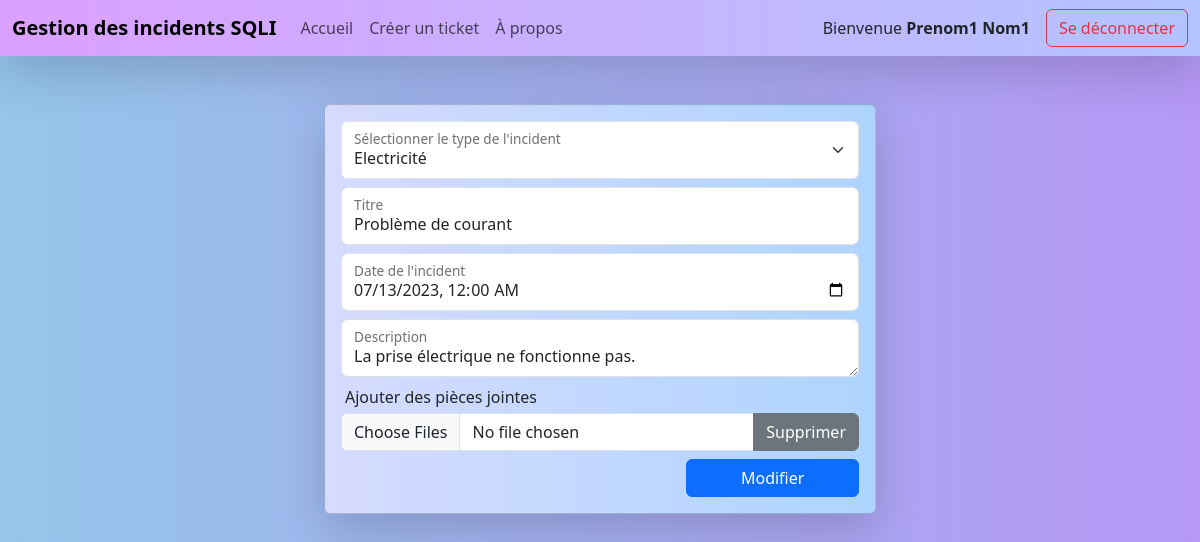
Screenshot of /src/views/Collaborateur/modifierIncident.php?id=1 (signed in) with the database file from the repository.
### tables this page shows
CREATE TABLE incidents (
    id INTEGER PRIMARY KEY AUTO_INCREMENT,
    type VARCHAR(50) NOT NULL,
    titre VARCHAR(255) NOT NULL,
    description TEXT,
    date DATETIME NOT NULL,
    id_collaborateur INTEGER NOT NULL,
    id_technicien INTEGER,
    statut ENUM('En attente', 'En cours', 'Traité', 'Fermé'),
    last_message_sender ENUM('collaborateur', 'technicien'),
    last_message_was_seen bool DEFAULT false,
    FOREIGN KEY (id_collaborateur) REFERENCES utilisateurs(id),
    FOREIGN KEY (id_technicien) REFERENCES utilisateurs(id)
);

### src/controllers/IncidentController.php (called while the page is built, shortened)
<?php
global $db;
require_once $_SERVER["DOCUMENT_ROOT"] . '/src/models/Incident.php';
class IncidentController {
    public $incidentModel;
    public function __construct($id=null) {
        if (!is_null($id)) {
            $this->incidentModel = new Incident($id);
            $this->checkIncidentExists();
        } else {
            $this->incidentModel = new Incident();
        }
    }
    public function checkIncidentExists() {
        global $viewsPath2;
        if ($this->incidentModel->setIncidentInfo())
            return true;
        else {
            if (isset($viewsPath2))
                header("Location: $viewsPath2" . "error.php?error=2");
            else
                header('Location: ../views/error.php?error=2');
            exit();
        }
    }
}

### src/models/Incident.php (called while the page is built, shortened)
<?php
require_once $_SERVER["DOCUMENT_ROOT"] . '/src/config/dbconfig.php';
class Incident {
    protected $id;
    protected $type;
    protected $titre;
    protected $description;
    protected $date;
    public function __construct($id=null) {
        if (! is_null($id)) {
            $this->id = $id;
        }
    }
    public function setIncidentInfo() {
        global $db;
        $stmt = $db->prepare('SELECT * FROM incidents WHERE id = ?');
        $stmt->execute([$this->getID()]);
        $row = $stmt->fetch(PDO::FETCH_ASSOC);
        if ($stmt->rowCount() != 0) {
            $this->type = $row["type"];
            $this->titre = $row["titre"];
            $this->description = $row["description"];
            $this->date = $row["date"];
            return true;
        }
        else {
            return false;
        }
    }
    public function getID()
    {
        return $this->id;
    }
    public function getType()
    {
        return $this->type;
    }
    public function getTitre()
    {
        return $this->titre;
    }
    public function getDescription()
    {
        return $this->description;
    }
    public function getDate()
    {
        return $this->date;
    }
}

### src/views/Collaborateur/modifierIncident.php (the view, shortened to what this page needs)
<?php
$viewsPath2 = '../';
require '../../controllers/IncidentController.php';
if (isset($_GET["id"])) {
    $incidentID = $_GET['id'];
    $controller = new IncidentController($incidentID);
    $titre = $controller->incidentModel->getTitre();
    $type = $controller->incidentModel->getType();
    $date = $controller->incidentModel->getDate();
    $description = $controller->incidentModel->getDescription();
}
else {
    header('Location: ../error.php?error=3');
    exit();
}
?>
<!doctype html>
<html lang="en">
<head>
    <link href="https://cdn.jsdelivr.net/npm/bootstrap@5.3.0/dist/css/bootstrap.min.css" rel="stylesheet">
    <link rel="stylesheet" href="../../css/backgroundStyle.css">
</head>
<body>
    <?php include 'navbarCollaborateur.php'; ?>
    <div class="container-fluid mt-5 ps-sm-5 pe-sm-5">
        <div class="card shadow-lg col-sm-10 col-lg-6 mx-auto">
            <div class="card-body">
                <form method="POST" enctype="multipart/form-data" action="../../controllers/IncidentController.php?action=edit&id=<?php echo $incidentID; ?>">
                    <div class="form-floating mb-2">
                        <select class="form-select" id="selectType" name="type">
                            <option value="Electricité" <?php echo $type == 'Electricité' ? 'selected' : ''; ?>>Electricité</option>
                        </select>
                        <label for="selectType">Sélectionner le type de l'incident</label>
                    </div>
                    <div class="form-floating mb-2">
                        <input required type="text" class="form-control" id="titre" placeholder="Titre de l'incident" name="titre" value="<?php echo $titre; ?>" >
                        <label for="titre">Titre</label>
                    </div>
                    <div class="form-floating mb-2">
                        <input required type="datetime-local" class="form-control" id="date" name="date" <?php echo "value='$date'"; ?>>
                        <label for="date">Date de l'incident</label>
                    </div>
                    <div class="form-floating mb-2">
                        <textarea required class="form-control" id="description" name="description" placeholder="Donner plus de détails sur l'incident"><?php echo $description; ?></textarea>
                        <label for="description">Description</label>
                    </div>
                    <div class="mb-2">
                        <label for="formFileMultiple" class="ps-1 pb-1">Ajouter des pièces jointes</label>
                        <div class="input-group">
                            <input type="file" id="fileInput" class="form-control" name="file[]" multiple>
                            <button class="btn btn-secondary" type="button" id="resetButton">Supprimer</button>
                        </div>
                    </div>
                    <button type="submit" class="btn btn-primary col-sm-4 float-end">Modifier</button>
                </form>
            </div>
        </div>
    </div>
</body>
</html>

### src/css/backgroundStyle.css (style rules this page uses)
body { background: hsla(259, 84%, 78%, 1); background: linear-gradient(180deg, hsla(259, 84%, 78%, 1) 0%, hsla(206, 67%, 75%, 1) 100%); background: -moz-linear-gradient(180deg, hsla(259, 84%, 78%, 1) 0%, hsla(206, 67%, 75%, 1) 100%); background: -webkit-linear-gradient(180deg, hsla(259, 84%, 78%, 1) 0%, hsla(206, 67%, 75%, 1) 100%); }
.card { background: linear-gradient(90deg, hsl(233, 100%, 92%) 0%, hsl(211, 100%, 84%) 100%); }

### rows the page displays
incidents: type "Electricité", titre "Problème de courant", date "07/13/2023 00:00", description "La prise électrique ne fonctionne pas."

### other values shown
$_SESSION['prenom'] "Prenom1"
$_SESSION['nom'] "Nom1"
